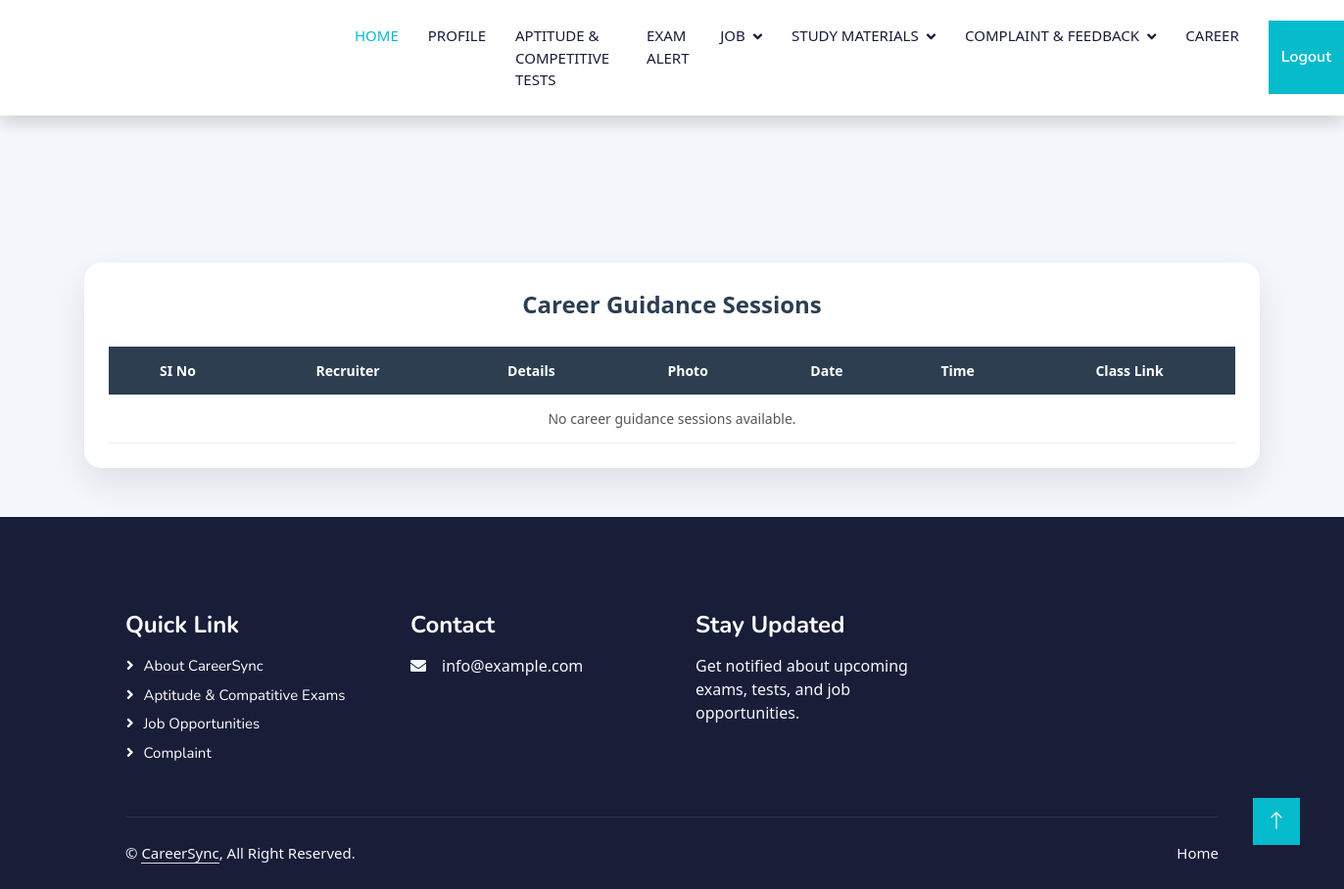
/User/Viewclass/ (signed in), run on an earlier commit of the app's database.
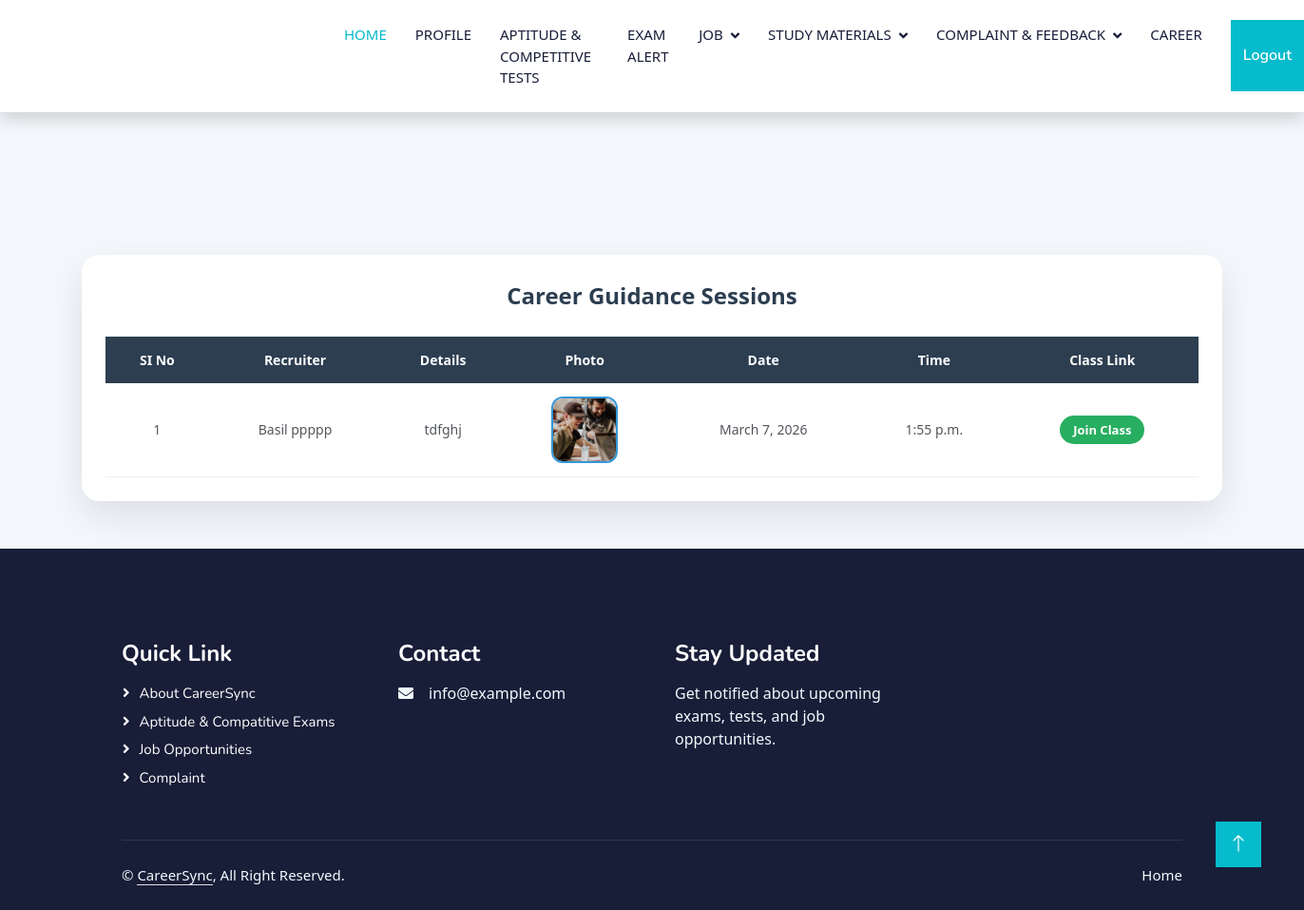
And on a later commit of the database.
### Recruiter/models.py (models this page shows)
class tbl_careerguidence(models.Model):
    careerguidence_details=models.CharField(max_length=50)
    careerguidence_photo=models.FileField(upload_to="Assets/Recruiterdocs/class/",null=True)
    careerguidence_date=models.DateField()
    careerguidence_time=models.TimeField()
    careerguidence_class=models.CharField(max_length=50)
    careerguidence_status=models.IntegerField(default=0)
    recruiter=models.ForeignKey(tbl_recruiter,on_delete=models.CASCADE)

### Guest/models.py (models this page shows)
class tbl_recruiter(models.Model):
    recruiter_name=models.CharField(max_length=50)
    recruiter_email=models.CharField(max_length=50)
    recruiter_password=models.CharField(max_length=50)
    recruiter_address=models.CharField(max_length=50)
    recruiter_status=models.IntegerField(default=0)
    recruiter_contact=models.CharField(max_length=50)
    recruiter_photo=models.FileField(upload_to="Assets/Recruiterdocs/Photo/")
    recruiter_proof=models.FileField(upload_to="Assets/Recruiterdocs/Proof/")
    recruiter_licence=models.FileField(upload_to="Assets/Recruiterdocs/Licence/")
    place=models.ForeignKey(tbl_place,on_delete=models.CASCADE)

### User/views.py (the view)
# urls.py: path('Viewclass/',views.Viewclass,name='Viewclass'),
def Viewclass(request):
    if "uid" not in request.session:
        return redirect("Guest:Login")
    else:
        career=tbl_careerguidence.objects.all()
        return render(request,'User/Viewclass.html',{'career':career})

### User/Templates/User/Viewclass.html (shortened to what this page needs)
{% extends 'User/Header.html' %}
{% block content %}
<div class="career-container">
    <div class="career-title">Career Guidance Sessions</div>
    <table class="career-table">
        <thead>
            <tr>
                <th>SI No</th>
                <th>Recruiter</th>
                <th>Details</th>
                <th>Photo</th>
                <th>Date</th>
                <th>Time</th>
                <th>Class Link</th>
            </tr>
        </thead>
        <tbody>
            {% for i in career %}
            <tr>
                <td>{{ forloop.counter }}</td>
                <td>{{ i.recruiter.recruiter_name }}</td>
                <td>{{ i.careerguidence_details }}</td>
                <td>
                    <img src="{{ i.careerguidence_photo.url }}" alt="Session Photo">
                </td>
                <td>{{ i.careerguidence_date }}</td>
                <td>{{ i.careerguidence_time }}</td>
                <td>
                    <a href="{{ i.careerguidence_class }}" target="_blank" class="class-link">
                        Join Class
                    </a>
                </td>
            </tr>
            {% empty %}
            <tr>
                <td colspan="7">No career guidance sessions available.</td>
            </tr>
            {% endfor %}
        </tbody>
    </table>
</div>
{% endblock %}

What changed in the data, as far as the page shows it:
added tbl_careerguidence: recruiter.recruiter_name "Basil ppppp", careerguidence_details "tdfghj", careerguidence_photo (picture), careerguidence_date "March 7, 2026", careerguidence_time "1:55 p.m."
Also different on the page:
text no longer shown: "No career guidance sessions available."
